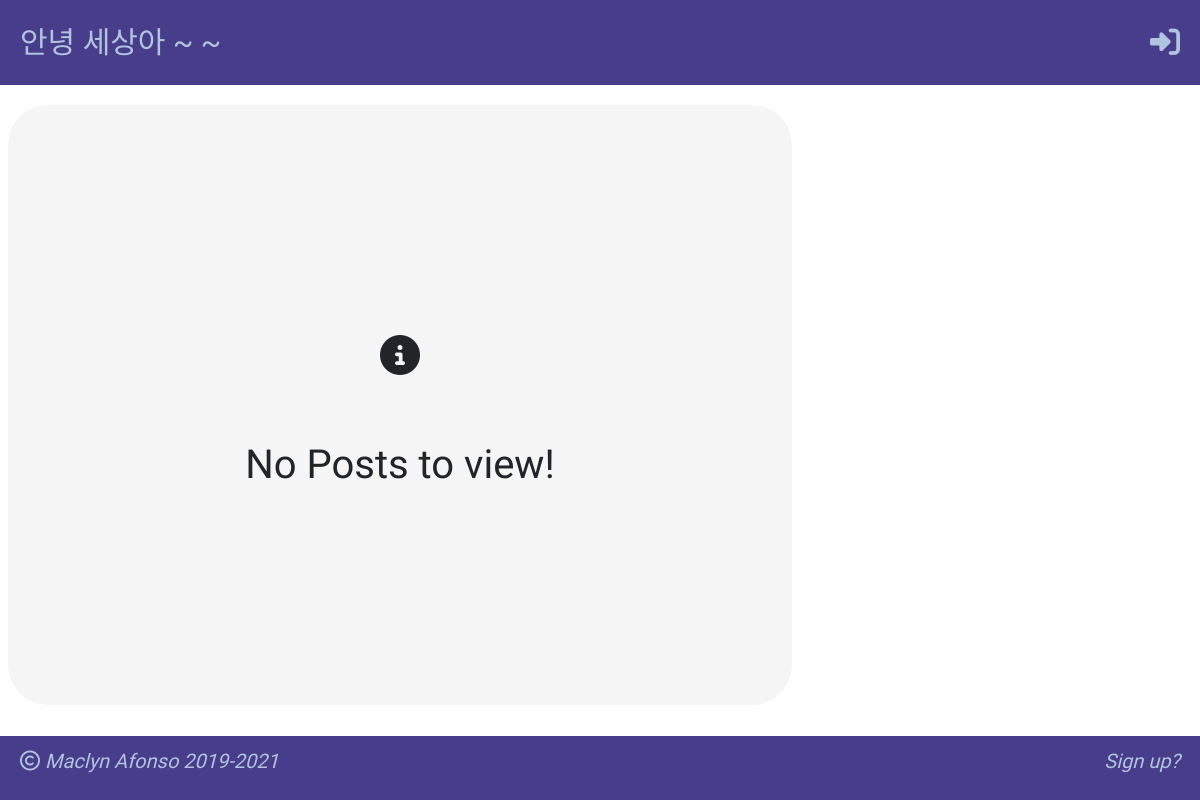
The page /drafts/ on the database as committed earlier.
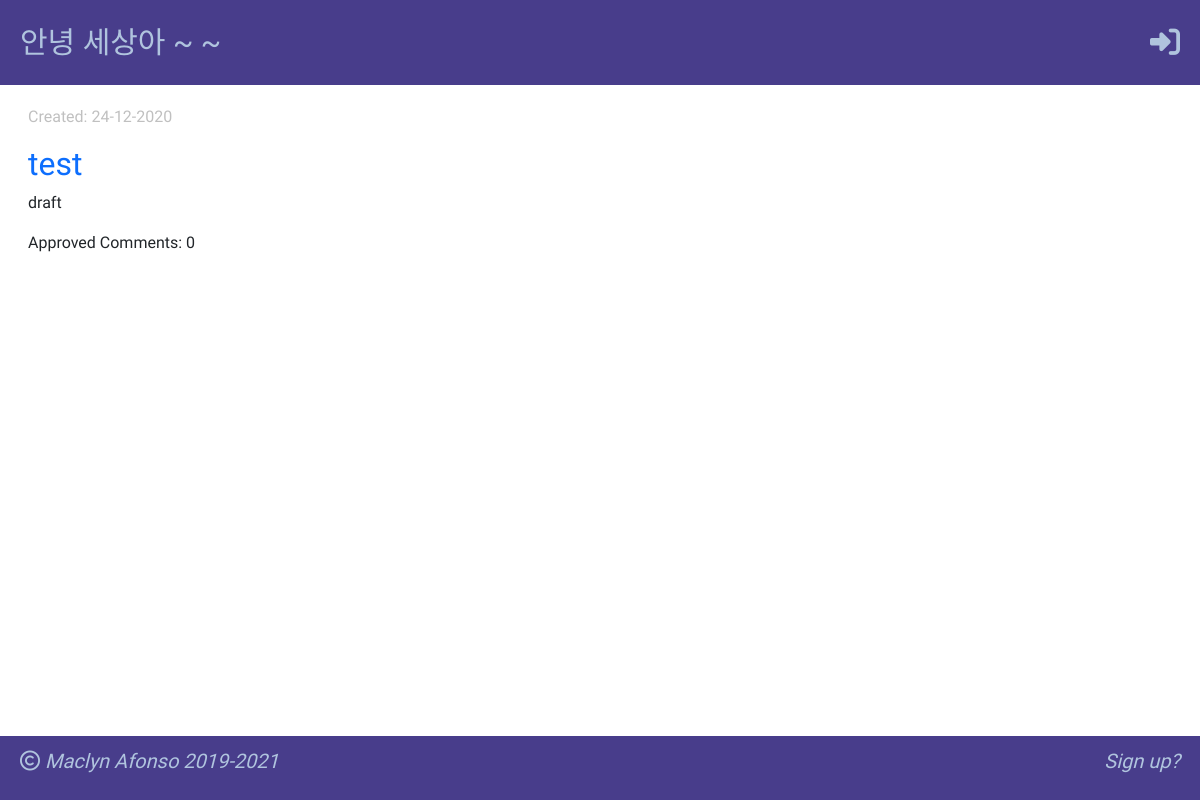
The same page on the database as committed later.
### blog/models.py (models this page shows, shortened)
class Post(models.Model):
    author = models.ForeignKey('auth.User', on_delete=models.CASCADE)
    title = models.CharField(max_length=250)
    text = models.TextField()
    created_date = models.DateTimeField(default=timezone.now)
    published_date = models.DateTimeField(blank=True, null=True)
    approved = models.BooleanField(default=False)
    def approved_comments(self):
        return self.comments.filter(approved=True)

### blog/views.py (the view)
# urls.py: path('drafts/', views.post_draft_list, name='post_draft_list'),
def post_draft_list(request):
    posts = Post.objects.filter(published_date__isnull=True).order_by('-created_date')
    posts_for_frontend = {
        'posts': posts
    }
    return render(request, 'blog/post_list.html', posts_for_frontend)

### blog/templates/blog/post_list.html
{% extends 'blog/base_page.html' %}
{% block content %}
    {% if posts|length > 0 %}
        {% for post in posts %}
            <div class="row-content">
                {% if post.published_date %}
                    <p class="date">Published: {{ post.published_date|date:'d-m-Y' }} </p>
                {% else %}
                    <p class="date">Created: {{ post.created_date|date:'d-m-Y' }} </p>
                {% endif %}
                <h2><a href="{% url 'post_details' primary_key=post.pk %}"> {{ post.title }} </a></h2>
                <p> {{ post.text | truncatechars:50 }} </p>
                <span>Approved Comments: {{ post.approved_comments.count }}</span>
            </div>
        {% endfor %}
    {% else %}
    <div class="no-posts-message">
        <div><i class="fas fa-info-circle"></i></div>
        <div>No Posts to view!</div>
    </div>
    {% endif %}
{% endblock %}

Rows that differ between the two databases and show on the page:
added Post: created_date "24-12-2020", title "test", text "draft", approved_comments.count "0"
Other text that changed with them:
text no longer shown: "No Posts to view!"
